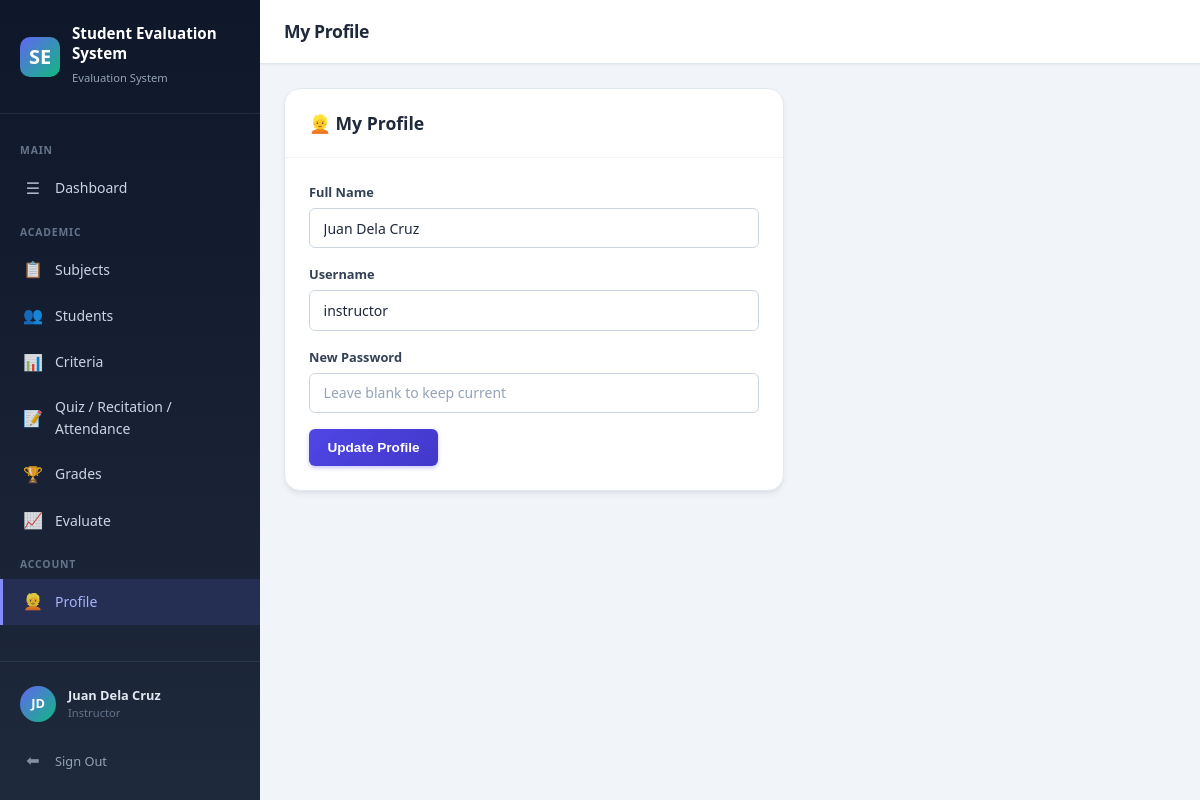
Screenshot of /pages/instructor/profile.php (signed in) with the database file from the repository.
### tables this page shows
CREATE TABLE IF NOT EXISTS `settings` (
  `id` INT AUTO_INCREMENT PRIMARY KEY,
  `setting_key` VARCHAR(50) NOT NULL UNIQUE,
  `setting_value` TEXT DEFAULT NULL
);

CREATE TABLE IF NOT EXISTS `users` (
  `id` INT AUTO_INCREMENT PRIMARY KEY,
  `username` VARCHAR(50) NOT NULL UNIQUE,
  `password` VARCHAR(255) NOT NULL,
  `full_name` VARCHAR(100) NOT NULL,
  `role` ENUM('admin','instructor') NOT NULL DEFAULT 'instructor',
  `status` TINYINT(1) NOT NULL DEFAULT 1,
  `created_at` TIMESTAMP DEFAULT CURRENT_TIMESTAMP
);

### includes/functions.php (called while the page is built, shortened)
<?php
function getSetting($key, $default = '') {
    $db = getDB();
    $stmt = $db->prepare("SELECT setting_value FROM settings WHERE setting_key = ?");
    $stmt->execute([$key]);
    $val = $stmt->fetchColumn();
    return $val !== false ? $val : $default;
}

### pages/instructor/profile.php (the view, shortened to what this page needs)
<?php
$pageTitle = 'My Profile';
require_once __DIR__ . '/../../includes/header.php';
$db = getDB();
$user = $db->prepare("SELECT * FROM users WHERE id=?");
$user->execute([currentUserId()]);
$user = $user->fetch();
?>
<div class="card" style="max-width:500px;">
  <div class="card-header"><h3>&#128113; My Profile</h3></div>
  <div class="card-body">
    <form method="POST" action="/grading_systemv2/api/settings.php">
      <div class="form-group">
        <label class="form-label">Full Name</label>
        <input type="text" name="full_name" class="form-control" value="<?= htmlspecialchars($user['full_name']) ?>" required>
      </div>
      <div class="form-group">
        <label class="form-label">Username</label>
        <input type="text" class="form-control" value="<?= htmlspecialchars($user['username']) ?>" disabled>
      </div>
      <div class="form-group">
        <label class="form-label">New Password</label>
        <input type="password" name="password" class="form-control" placeholder="Leave blank to keep current">
      </div>
      <button type="submit" class="btn btn-primary">Update Profile</button>
    </form>
  </div>
</div>
<?php require_once __DIR__ . '/../../includes/footer.php'; ?>

### includes/header.php (shortened to what this page needs)
<?php
require_once __DIR__ . '/functions.php';
$currentPage = basename($_SERVER['PHP_SELF'], '.php');
$currentDir  = basename(dirname($_SERVER['PHP_SELF']));
$userRole    = $_SESSION['role'] ?? '';
$userName    = $_SESSION['full_name'] ?? 'Guest';
$initials    = '';
foreach (explode(' ', $userName) as $w) { $initials .= strtoupper(substr($w, 0, 1)); }
$initials = substr($initials, 0, 2);
$sysTitle = getSetting('system_title', 'Student Evaluation System');
$sysLogo  = getSetting('system_logo', '');
?>
<!DOCTYPE html>
<html lang="en">
<head>
  <link rel="stylesheet" href="/grading_systemv2/assets/css/style.css">
</head>
<body>
<div class="layout">
  <aside class="sidebar" id="sidebar">
    <div class="sidebar-brand">
      <?php if ($sysLogo): ?>
        <img src="/grading_systemv2/assets/uploads/<?= htmlspecialchars($sysLogo) ?>" alt="Logo" style="width:40px;height:40px;border-radius:var(--radius-md);object-fit:cover;">
      <?php else: ?>
        <div class="sidebar-brand-icon">SE</div>
      <?php endif; ?>
      <div>
        <h2><?= htmlspecialchars($sysTitle) ?></h2>
        <small>Evaluation System</small>
      </div>
    </div>
    <nav class="sidebar-nav">
      <?php if ($userRole === 'admin'): ?>
        <div class="sidebar-label">Main</div>
        <a href="/grading_systemv2/pages/admin/dashboard.php" class="sidebar-link <?= $currentPage==='dashboard'&&$currentDir==='admin'?'active':'' ?>">
          <span class="icon">&#9776;</span> Dashboard
        </a>
        <div class="sidebar-label">Management</div>
        <a href="/grading_systemv2/pages/admin/courses.php" class="sidebar-link <?= $currentPage==='courses'?'active':'' ?>">
          <span class="icon">&#128218;</span> Courses
        </a>
        <a href="/grading_systemv2/pages/admin/subjects.php" class="sidebar-link <?= $currentPage==='subjects'&&$currentDir==='admin'?'active':'' ?>">
          <span class="icon">&#128203;</span> Subjects
        </a>
        <a href="/grading_systemv2/pages/admin/instructors.php" class="sidebar-link <?= $currentPage==='instructors'?'active':'' ?>">
          <span class="icon">&#128100;</span> Instructors
        </a>
        <div class="sidebar-label">System</div>
        <a href="/grading_systemv2/pages/admin/semesters.php" class="sidebar-link <?= $currentPage==='semesters'?'active':'' ?>">
          <span class="icon">&#128197;</span> Semesters
        </a>
        <a href="/grading_systemv2/pages/admin/settings.php" class="sidebar-link <?= $currentPage==='settings'?'active':'' ?>">
          <span class="icon">&#9881;</span> Settings
        </a>
        <a href="/grading_systemv2/pages/admin/profile.php" class="sidebar-link <?= $currentPage==='profile'&&$currentDir==='admin'?'active':'' ?>">
          <span class="icon">&#128113;</span> Profile
        </a>
      <?php elseif ($userRole === 'instructor'): ?>
        <div class="sidebar-label">Main</div>
        <a href="/grading_systemv2/pages/instructor/dashboard.php" class="sidebar-link <?= $currentPage==='dashboard'&&$currentDir==='instructor'?'active':'' ?>">
          <span class="icon">&#9776;</span> Dashboard
        </a>
        <div class="sidebar-label">Academic</div>
        <a href="/grading_systemv2/pages/instructor/subjects.php" class="sidebar-link <?= $currentPage==='subjects'&&$currentDir==='instructor'?'active':'' ?>">
          <span class="icon">&#128203;</span> Subjects
        </a>
        <a href="/grading_systemv2/pages/instructor/students.php" class="sidebar-link <?= $currentPage==='students'?'active':'' ?>">
          <span class="icon">&#128101;</span> Students
        </a>
        <a href="/grading_systemv2/pages/instructor/criteria.php" class="sidebar-link <?= $currentPage==='criteria'?'active':'' ?>">
          <span class="icon">&#128202;</span> Criteria
        </a>
        <a href="/grading_systemv2/pages/instructor/activities.php" class="sidebar-link <?= $currentPage==='activities'?'active':'' ?>">
          <span class="icon">&#128221;</span> Quiz / Recitation / Attendance
        </a>
        <a href="/grading_systemv2/pages/instructor/grades.php" class="sidebar-link <?= $currentPage==='grades'?'active':'' ?>">
          <span class="icon">&#127942;</span> Grades
        </a>
        <a href="/grading_systemv2/pages/instructor/evaluate.php" class="sidebar-link <?= $currentPage==='evaluate'?'active':'' ?>">
          <span class="icon">&#128200;</span> Evaluate
        </a>
        <div class="sidebar-label">Account</div>
        <a href="/grading_systemv2/pages/instructor/profile.php" class="sidebar-link <?= $currentPage==='profile'&&$currentDir==='instructor'?'active':'' ?>">
          <span class="icon">&#128113;</span> Profile
        </a>
      <?php endif; ?>
    </nav>
    <div class="sidebar-footer">
      <div class="sidebar-user">
        <div class="sidebar-avatar"><?= $initials ?></div>
        <div class="sidebar-user-info">
          <strong><?= htmlspecialchars($userName) ?></strong>
          <span><?= htmlspecialchars($userRole) ?></span>
        </div>
      </div>
      <a href="/grading_systemv2/pages/logout.php" class="sidebar-link" style="padding-left:0;margin-top:.5rem;font-size:.8rem;color:var(--slate-400);">
        <span class="icon">&#x2B05;</span> Sign Out
      </a>
    </div>
  </aside>
  <div class="main-content">
    <header class="topbar">
      <div class="topbar-left">
        <h1 class="topbar-title"><?= $pageTitle ?? 'Dashboard' ?></h1>
      </div>
    </header>
    <div class="page-container">

### rows the page displays
settings: setting_value "Student Evaluation System"
users: full_name "Juan Dela Cruz", username "instructor"

### other values shown
$initials "JD"
$userName "Juan Dela Cruz"
$userRole "Instructor"
$pageTitle "My Profile"
